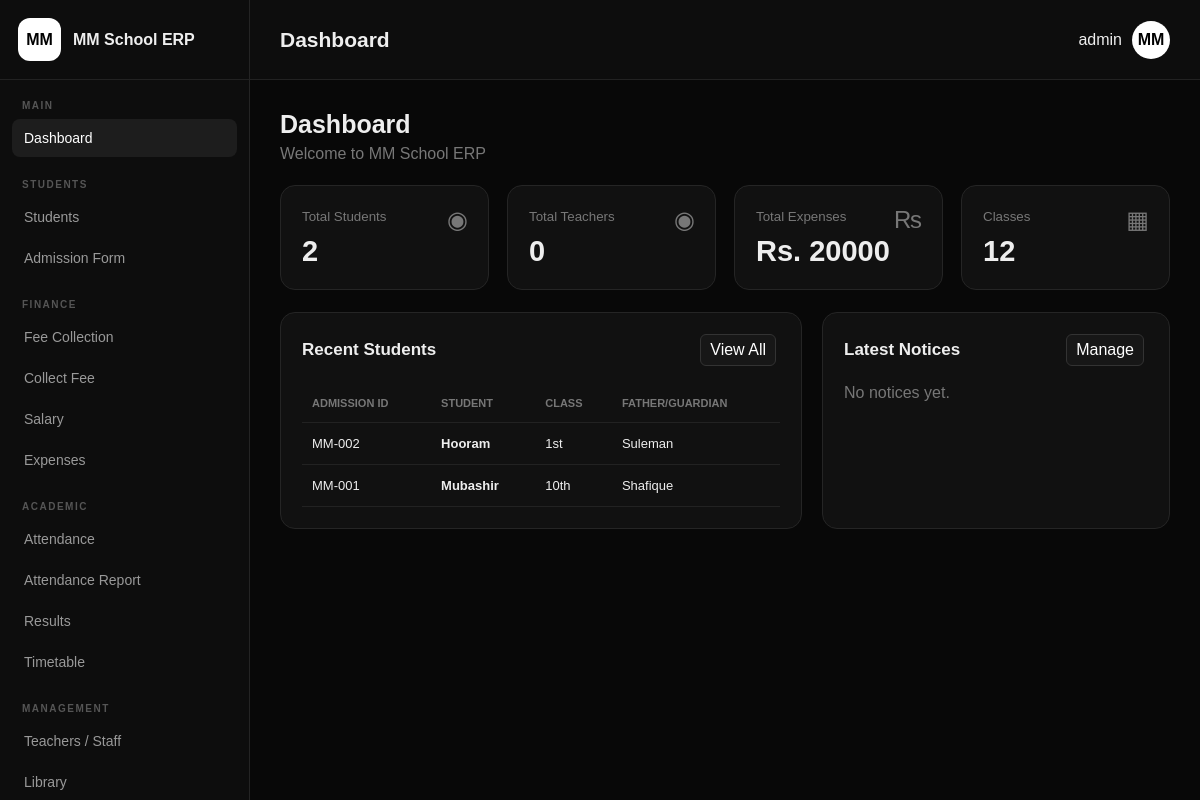
The app's page / (signed in) with its own data.
### school/models.py (models this page shows, shortened)
class Student(models.Model):
    admission_id = models.CharField(max_length=30, unique=True)
    name = models.CharField(max_length=150)
    father = models.CharField(max_length=150)
    father_cnic = models.CharField(max_length=30, blank=True)
    cnic = models.CharField(max_length=30, blank=True)
    dob = models.DateField(null=True, blank=True)
    gender = models.CharField(max_length=20, default="Male")
    class_name = models.CharField(max_length=20, choices=CLASSES)
    admission_date = models.DateField()
    monthly_fee = models.DecimalField(max_digits=10, decimal_places=2, default=3000)
    phone = models.CharField(max_length=30, blank=True)
    guardian_phone = models.CharField(max_length=30)
    emergency = models.CharField(max_length=30, blank=True)
    address = models.TextField()
    previous_school = models.CharField(max_length=200, blank=True)
    previous_class = models.CharField(max_length=30, blank=True)
    religion = models.CharField(max_length=50, blank=True)
    blood = models.CharField(max_length=10, blank=True)
    notes = models.TextField(blank=True)
    active = models.BooleanField(default=True)
    created_at = models.DateTimeField(auto_now_add=True)
    class Meta:
        ordering = ["-created_at"]

### school/views.py (the view)
# urls.py: path("", views.dashboard, name="dashboard"),
@login_required
def dashboard(request):
    context = {
        "student_count": Student.objects.filter(active=True).count(),
        "teacher_count": Teacher.objects.filter(active=True).count(),
        "recent_students": Student.objects.filter(active=True)[:5],
        "expense_total": sum((x.amount for x in Expense.objects.all()), 0),
        "notices": Notice.objects.all()[:5],
    }
    return render(request, "dashboard.html", context)

### school/context_processors.py (called while the page is built)
def choices(request):
    return {"classes": CLASSES, "roles": Teacher.ROLE_CHOICES}

### templates/dashboard.html
{% extends "base.html" %}{% block title %}Dashboard — MM School ERP{% endblock %}{% block heading %}Dashboard{% endblock %}
{% block content %}
<div class="page-title"><h2>Dashboard</h2><p>Welcome to MM School ERP</p></div>
<div class="stats">
<div class="card stat-card"><small>Total Students</small><h2>{{ student_count }}</h2><div class="stat-icon">◉</div></div>
<div class="card stat-card"><small>Total Teachers</small><h2>{{ teacher_count }}</h2><div class="stat-icon">◉</div></div>
<div class="card stat-card"><small>Total Expenses</small><h2>Rs. {{ expense_total|floatformat:0 }}</h2><div class="stat-icon">₨</div></div>
<div class="card stat-card"><small>Classes</small><h2>12</h2><div class="stat-icon">▦</div></div>
</div>
<div class="grid-2">
<div class="card"><div class="card-header"><h3>Recent Students</h3><a class="action-btn" href="{% url 'students' %}">View All</a></div>
<div class="table-wrap"><table><thead><tr><th>Admission ID</th><th>Student</th><th>Class</th><th>Father/Guardian</th></tr></thead><tbody>
{% for s in recent_students %}<tr><td>{{ s.admission_id }}</td><td><b>{{ s.name }}</b></td><td>{{ s.class_name }}</td><td>{{ s.father }}</td></tr>{% empty %}<tr><td colspan="4">No students yet.</td></tr>{% endfor %}
</tbody></table></div></div>
<div class="card"><div class="card-header"><h3>Latest Notices</h3><a class="action-btn" href="{% url 'notices' %}">Manage</a></div>
{% for n in notices %}<div class="notice"><strong>{{ n.title }}</strong><small>{{ n.text }} • {{ n.date }}</small></div>{% empty %}<p style="color:#777">No notices yet.</p>{% endfor %}
</div></div>
{% endblock %}

### templates/base.html (shortened to what this page needs)
{% load static %}
<!DOCTYPE html>
<html lang="en">
<head>
<link rel="stylesheet" href="{% static 'css/app.css' %}">
</head>
<body>
<div id="app">
<aside class="sidebar">
    <div class="brand">
        <div class="brand-logo">MM</div>
        <div class="brand-text">MM School ERP</div>
    </div>
    <div class="menu">
        <div class="menu-title">MAIN</div>
        <a href="{% url 'dashboard' %}"
           class="{% if request.resolver_match.url_name == 'dashboard' %}active{% endif %}">
            Dashboard
        </a>
        <div class="menu-title">STUDENTS</div>
        <a href="{% url 'students' %}">
            Students
        </a>
        <a href="{% url 'add_student' %}">
            Admission Form
        </a>
        <div class="menu-title">FINANCE</div>
        <a href="{% url 'fee_collection' %}">
            Fee Collection
        </a>
        <a href="{% url 'collect_fee' %}">
            Collect Fee
        </a>
        <a href="{% url 'salary' %}">Salary</a>
        <a href="{% url 'expenses' %}">
            Expenses
        </a>
<div class="menu-title">Academic</div>
<a href="{% url 'attendance' %}">Attendance</a>
<a href="{% url 'attendance_report' %}">Attendance Report</a>
<a href="{% url 'results' %}">Results</a>
<a href="{% url 'timetable' %}">Timetable</a>
        <div class="menu-title">Management</div>
<a href="{% url 'teachers' %}">Teachers / Staff</a>
<a href="{% url 'library' %}">Library</a>
    </div>
</aside>
<main class="main">
    <div class="topbar">
        <h2>{% block heading %}Dashboard{% endblock %}</h2>
        <div class="user-box">
            <span>{{ request.user.username }}</span>
            <div class="avatar">MM</div>
        </div>
    </div>
    <div class="content">
        {% block content %}{% endblock %}
    </div>
</main>
</div>
</body>
</html>

### static/css/app.css (style rules this page uses)
* { box-sizing:border-box;margin:0;padding:0;font-family:Arial,sans-serif }
body { background:#080808;color:#eee }
.logo,.brand-logo,.avatar { background:#fff;color:#000;font-weight:900; display:flex;align-items:center;justify-content:center }
#app { min-height:100vh }
.sidebar { position:fixed;left:0;top:0;bottom:0;width:250px;background:#0d0d0d; border-right:1px solid #242424;overflow-y:auto;z-index:100 }
.brand { height:80px;border-bottom:1px solid #222;display:flex;align-items:center; gap:12px;padding:18px }
.brand-logo { width:43px;height:43px;border-radius:12px }
.brand-text { font-weight:bold }
.menu { padding:15px 12px }
.menu-title { color:#555;font-size:10px;letter-spacing:1.5px;margin:18px 10px 8px; text-transform:uppercase }
.menu a { display:block; width:100%; padding:11px 12px; margin-bottom:3px; background:none; border:0; color:#999; border-radius:8px; text-align:left; cursor:pointer; font-size:14px; transition:all .15s ease; }
.menu a:hover, .menu a.active { background:#1d1d1d; color:#fff; }
.menu-title { color:#555; font-size:10px; font-weight:bold; letter-spacing:1.5px; margin:22px 10px 8px; text-transform:uppercase; }
.menu-title:first-child { margin-top:5px; }
.main { margin-left:250px;min-height:100vh }
.topbar { height:80px;background:#0d0d0d;border-bottom:1px solid #222; display:flex;align-items:center;justify-content:space-between;padding:0 30px; position:sticky;top:0;z-index:50 }
.topbar h2 { font-size:21px }
.user-box { display:flex;align-items:center;gap:10px }
.avatar { width:38px;height:38px;border-radius:50% }
.content { padding:30px }
.page-title { margin-bottom:22px }
.page-title h2 { font-size:25px }
.page-title p { color:#777;margin-top:6px }
.stats { display:grid;grid-template-columns:repeat(4,1fr);gap:18px;margin-bottom:22px }
.card { background:#111;border:1px solid #252525;border-radius:15px;padding:21px }
.stat-card { position:relative }
.stat-card small { color:#777 }
.stat-card h2 { font-size:29px;margin-top:10px }
.stat-icon { position:absolute;right:20px;top:20px;font-size:24px;color:#777 }
.grid-2 { display:grid;grid-template-columns:1.5fr 1fr;gap:20px }
.card-header { display:flex;justify-content:space-between;align-items:center;margin-bottom:18px }
.card-header h3 { font-size:17px }
.table-wrap { overflow-x:auto }
table { width:100%;border-collapse:collapse }
th,td { padding:13px 10px;border-bottom:1px solid #222;text-align:left;white-space:nowrap }
th { font-size:11px;color:#777;text-transform:uppercase }
td { font-size:13px }
.action-btn { border:1px solid #333;background:#171717;color:#fff;border-radius:6px; padding:6px 9px;cursor:pointer;margin-right:4px }
a { color:inherit;text-decoration:none }

### records on screen
Student: admission_id "MM-002", name "Hooram", class_name "1st", father "Suleman"
Student: admission_id "MM-001", name "Mubashir", class_name "10th", father "Shafique"

### other values on screen
{{ request.user.username }} "admin"
{{ student_count }} "2"
{{ teacher_count }} "0"
{{ expense_total|floatformat:0 }} "20000"
